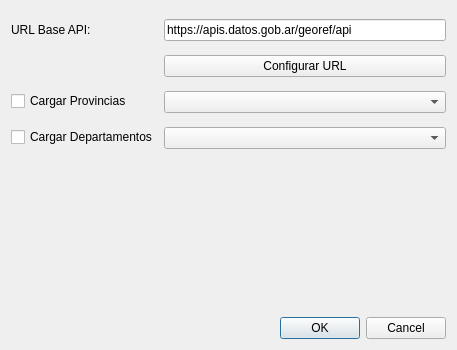
<?xml version="1.0" encoding="UTF-8"?>
<ui version="4.0">
 <class>GeorefArApiDialogBase</class>
 <widget class="QDialog" name="GeorefArApiDialogBase">
  <property name="geometry">
   <rect>
    <x>0</x>
    <y>0</y>
    <width>457</width>
    <height>350</height>
   </rect>
  </property>
  <property name="windowTitle">
   <string>Georef AR API - Configuración</string>
  </property>
  <layout class="QVBoxLayout" name="verticalLayout">
   <item>
    <layout class="QFormLayout" name="formLayout">
     <item row="0" column="0">
      <widget class="QLabel" name="label_url">
       <property name="text">
        <string>URL Base API:</string>
       </property>
      </widget>
     </item>
     <item row="0" column="1">
      <widget class="QLineEdit" name="lineEdit_url_base">
       <property name="text">
        <string>https://apis.datos.gob.ar/georef/api</string>
       </property>
      </widget>
     </item>
     <item row="1" column="0">
      <spacer name="verticalSpacer">
       <property name="orientation">
        <enum>Qt::Vertical</enum>
       </property>
       <property name="sizeHint" stdset="0">
        <size>
         <width>20</width>
         <height>20</height>
        </size>
       </property>
      </spacer>
     </item>
     <item row="2" column="0">
      <widget class="QCheckBox" name="checkBox_provincias">
       <property name="text">
        <string>Cargar Provincias</string>
       </property>
      </widget>
     </item>
     <item row="2" column="1">
      <widget class="QComboBox" name="comboBox_provincias"/>
     </item>
     <item row="3" column="0">
      <widget class="QCheckBox" name="checkBox_departamentos">
       <property name="text">
        <string>Cargar Departamentos</string>
       </property>
      </widget>
     </item>
     <item row="3" column="1">
      <widget class="QComboBox" name="comboBox_departamentos"/>
     </item>
     <item row="1" column="1">
      <widget class="QPushButton" name="pushButton_refresh">
       <property name="text">
        <string>Configurar URL</string>
       </property>
      </widget>
     </item>
    </layout>
   </item>
   <item>
    <spacer name="verticalSpacer_2">
     <property name="orientation">
      <enum>Qt::Vertical</enum>
     </property>
     <property name="sizeHint" stdset="0">
      <size>
       <width>20</width>
       <height>40</height>
      </size>
     </property>
    </spacer>
   </item>
   <item>
    <widget class="QDialogButtonBox" name="button_box">
     <property name="orientation">
      <enum>Qt::Horizontal</enum>
     </property>
     <property name="standardButtons">
      <set>QDialogButtonBox::Cancel|QDialogButtonBox::Ok</set>
     </property>
    </widget>
   </item>
  </layout>
 </widget>
 <resources/>
 <connections>
  <connection>
   <sender>button_box</sender>
   <signal>accepted()</signal>
   <receiver>GeorefArApiDialogBase</receiver>
   <slot>accept()</slot>
   <hints>
    <hint type="sourcelabel">
     <x>20</x>
     <y>20</y>
    </hint>
    <hint type="destinationlabel">
     <x>20</x>
     <y>20</y>
    </hint>
   </hints>
  </connection>
  <connection>
   <sender>button_box</sender>
   <signal>rejected()</signal>
   <receiver>GeorefArApiDialogBase</receiver>
   <slot>reject()</slot>
   <hints>
    <hint type="sourcelabel">
     <x>20</x>
     <y>20</y>
    </hint>
    <hint type="destinationlabel">
     <x>20</x>
     <y>20</y>
    </hint>
   </hints>
  </connection>
 </connections>
</ui>
